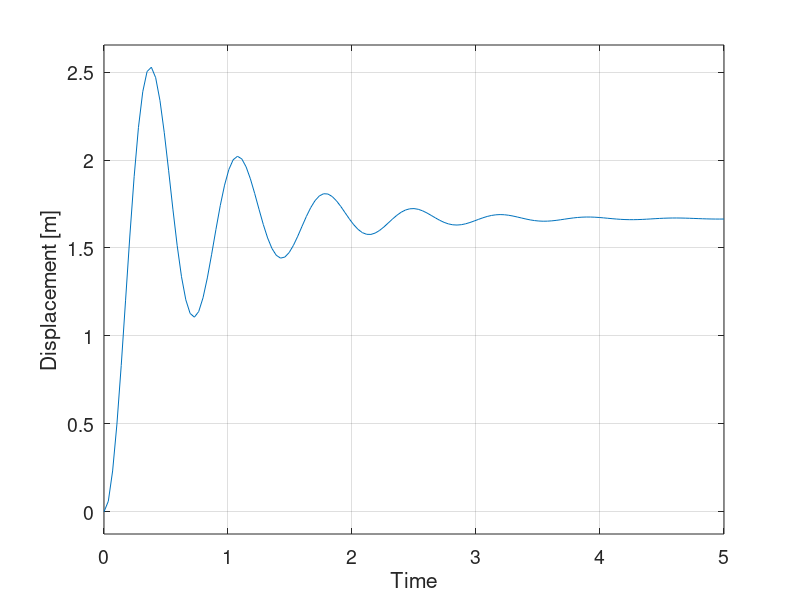
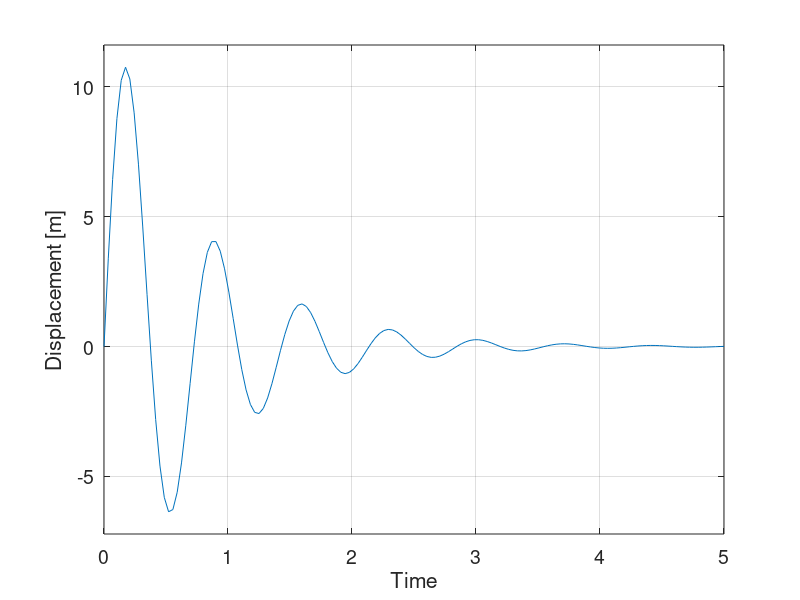

MATLAB code to generate these figures, in order:
%% Example 1A
clc; clear; close all;
m = 0.1;
k = 6;
b = 0.4;

G = tf([1],[m b k]); %#ok<*NBRAK>
% Plot 
impulse(10*G); % step function of 10 units
grid on;
ylabel('Displacement [m]','fontsize',14);
xlabel('Time','fontsize',14);
title('');
set(gca,'fontsize',14);

%% Example 1B
clc; clear; close all;
m = 0.1;
k1 = 6;
k2 = 4;
b2 = 0.4;

G = tf([b2 k2],[b2*m k2*m (b2*k1+b2*k2) k1*k2]);

% Step
figure(1);
step(10*G); % step function of 10 N 
grid on;
ylabel('Displacement [m]','fontsize',14);
xlabel('Time','fontsize',14);
title('');
set(gca,'fontsize',14);

% Impulse
figure(2);
impulse(10*G);  % impusle of 10 units
grid on;
ylabel('Displacement [m]','fontsize',14);
xlabel('Time','fontsize',14);
title('');
set(gca,'fontsize',14);
